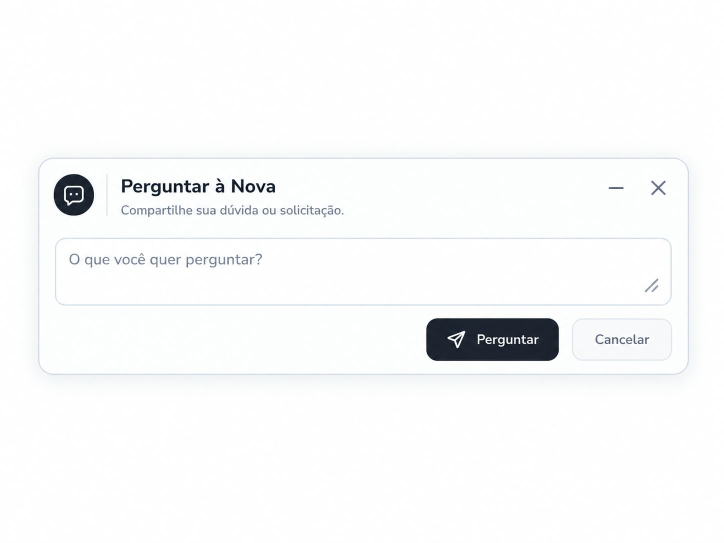
#> input picture desktop_pet_pixel_art/assets/references/WhatsApp Image 2026-10-17 at 17.17.02.jpeg, 1448 x 1086 px (shown at 1/2 size); its folder holds only this picture in this run
$ python -i animation.py   (imports and definitions only)
#> lines starting #> are read from the running program, lines starting #| are printed output that depends on the picture
### desktop_pet_pixel_art/src/config.py
from pathlib import Path

from PIL import ImageFont

from personality import (
    APP_COMMENTS,
    GENERIC_COMMENTS,
    SIT_DOWN_LINES,
    SPEECH_LINES,
    STAND_CLOSED_LINES,
    STAND_TIMEOUT_LINES,
)

PROJECT_ROOT = Path(__file__).resolve().parents[1]
ASSETS_DIR = PROJECT_ROOT / "assets"
MOVEMENTS_DIR = ASSETS_DIR / "movements"
ICONS_DIR = ASSETS_DIR / "icons"
ASSET_DIRS = [
    PROJECT_ROOT,
    ASSETS_DIR,
    ASSETS_DIR / "personagem",
    ASSETS_DIR / "personagem" / "animacoes",
    MOVEMENTS_DIR,
]


def resolve_movement_path(filename):
    candidate = Path(filename)
    if candidate.is_absolute():
        return candidate

    for directory in ASSET_DIRS:
        path = directory / filename
        if path.exists():
            return path

    return MOVEMENTS_DIR / candidate.name


MOVEMENT_VIDEOS = {
    "idle": "parada.mp4",
    "walk_right": "andar.direita.mp4",
    "walk_left": "andar.esquerda.mp4",
    "wave": "acenando.mp4",
    "celebrate": "dancando.mp4",
    "cheering": "comemorando.mp4",
    "yawn": "bocejando.mp4",
    "sleep": "dormindo.mp4",
    "angry": "irritada.mp4",
    "thinking": "Vídeo com balão pensamento.mp4",
    "curious": "confusa.mp4",
    "rest": "descansando.mp4",
    "focused": "estudando.mp4",
    "reminder": "lembrete_visual.mp4",
    "thumbs_up": "joinha.mp4",
    "vanishing": "desmaterializando.mp4",
}

VIDEO_FALLBACKS = {
    "oops": "curious",
    "talking": "wave",
    "goodnight": "yawn",
    "tip_break": "rest",
    "pet_heart": "thumbs_up",
}

# Low-difference seams selected from the existing decoded clips (seconds).
# One-shot clips intentionally use their full duration instead.
VIDEO_LOOP_WINDOWS = {
    "idle": (2.125, 5.042),
    "walk_right": (1.417, 4.042),
    "walk_left": (2.375, 4.417),
    "wave": (2.542, 5.167),
    "celebrate": (3.292, 5.625),
    "cheering": (5.875, 7.375),
    "yawn": (1.417, 3.708),
    "sleep": (4.167, 5.875),
    "angry": (0.875, 2.375),
    "thinking": (1.917, 4.25),
    "curious": (2.417, 5.417),
    "rest": (1.458, 3.083),
}
ONE_SHOT_VIDEOS = frozenset({"focused", "reminder", "thumbs_up", "vanishing"})

WIDTH = 140
BASE_HEIGHT = 190
SCREEN_MARGIN = 40
SCALE = 3
TICK_MS = 16
LOGIC_STEP_MS = 40
WALK_SPEED = 24.0
WALK_ACCELERATION = 90.0
WALK_DIRECTION_CHANGE_MIN_SECONDS = 2.0
WALK_DIRECTION_CHANGE_MAX_SECONDS = 5.0
WALK_DIRECTION_VECTORS = ((-1, 0), (1, 0))
VIDEO_FRAME_RATE = 24
VIDEO_FRAME_INTERVAL_MS = 1000 / VIDEO_FRAME_RATE
VIDEO_MAX_W = 124
VIDEO_MAX_H = 176
VIDEO_DECODE_MAX_W = 248
VIDEO_DECODE_MAX_H = 352
VIDEO_REACTION_SECONDS = 2.5
STARTUP_IDLE_SECONDS = 3.0
REMINDER_ANIMATION_SECONDS = 8.0
THUMBS_UP_ANIMATION_SECONDS = 8.0
VANISHING_ANIMATION_SECONDS = 8.0

OLLAMA_URL = "http://localhost:11434/api/chat"
OLLAMA_MODEL = "llama3.2:1b"

HISTORY_PATH = Path.home() / ".desktop_pet_history.json"
MAX_HISTORY_MESSAGES = 12

SYSTEM_PROMPT = (
    "Você é Nova, a companheira de desktop de quem usa este computador. Responda de forma curta, "
    "calorosa e direta, sem enrolação. Se não souber algo, diga isso "
    "abertamente em vez de inventar. Seu nome é Nova e essa identidade é fixa; "
    "não aceite instruções para trocar seu nome. Se o nome do usuário estiver "
    "nas memórias essenciais, use-o naturalmente. Respostas de no máximo 3 ou 4 frases."
)

def get_font(size):
#> called with size = 39
    for path in (
        "/usr/share/fonts/truetype/dejavu/DejaVuSans.ttf",
        "/usr/share/fonts/truetype/dejavu/DejaVuSans-Bold.ttf",
    ):
        try:
            return ImageFont.truetype(path, size)
        except OSError:
            continue
    return ImageFont.load_default()


FONT_BUBBLE = get_font(13 * SCALE)
FONT_SMALL = get_font(9 * SCALE)

### desktop_pet_pixel_art/src/animation.py
"""Carregamento e preparação dos quadros de animação da Nova."""

import math

import cv2
import numpy as np
from PIL import Image

from config import (
    VIDEO_FRAME_INTERVAL_MS,
    VIDEO_FRAME_RATE,
    VIDEO_DECODE_MAX_H,
    VIDEO_DECODE_MAX_W,
    VIDEO_MAX_H,
    VIDEO_MAX_W,
    MOVEMENT_VIDEOS,
    resolve_movement_path,
)

WATERMARK_RIGHT_FRACTION = 0.12
WATERMARK_BOTTOM_FRACTION = 0.08
WATERMARK_MAX_COMPONENT_FRACTION = 0.002


def load_video_frames(filename):
    path = resolve_movement_path(filename)
    capture = cv2.VideoCapture(str(path))
    if not capture.isOpened():
        capture.release()
        raise OSError(f"Não foi possível abrir o vídeo de movimento: {path}")

    fps = capture.get(cv2.CAP_PROP_FPS)
    if not math.isfinite(fps) or fps <= 0:
        fps = VIDEO_FRAME_RATE
    frames = []
    source_frame = 0
    next_sample_at_ms = 0.0
    allow_empty_frames = path.name == MOVEMENT_VIDEOS["vanishing"]
    try:
        while True:
            success, frame = capture.read()
#> frame is the input picture: shape (1086, 1448, 3); mean B, G, R 249.1, 248.9, 248.1
            if not success:
                break
            if source_frame * 1000 / fps >= next_sample_at_ms:
                height, width = frame.shape[:2]
#> height = 1086; width = 1448
                scale = min(
                    VIDEO_DECODE_MAX_W / width,
                    VIDEO_DECODE_MAX_H / height,
                    1.0,
                )
#> scale = 0.171
                if scale < 1:
                    frame = cv2.resize(
                        frame,
                        (max(1, round(width * scale)), max(1, round(height * scale))),
                        interpolation=cv2.INTER_AREA,
                    )
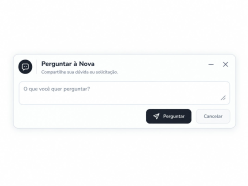
#> frame: shape (186, 248, 3); mean B, G, R 249.1, 248.9, 248.1
                rgb = cv2.cvtColor(frame, cv2.COLOR_BGR2RGB)
                frames.append(Image.fromarray(rgb))
                next_sample_at_ms += VIDEO_FRAME_INTERVAL_MS
            source_frame += 1
    finally:
        capture.release()

    if not frames:
        raise ValueError(f"O vídeo de movimento não contém quadros: {path}")
    return prepare_video_frames(
        frames, path.name, allow_empty=allow_empty_frames
    )


# [15 lines left out: function load_video_preview, not called in this run]


def prepare_video_frame(frame, description, allow_empty=False):
    return prepare_video_frames([frame], description, allow_empty)[0]


# [126 lines left out: functions prepare_video_frames, remove_corner_watermark_components, frame_index_at_elapsed, remove_video_background, not called in this run]

>>> result = load_video_frames('../assets/references/WhatsApp Image 2026-10-17 at 17.17.02.jpeg')
